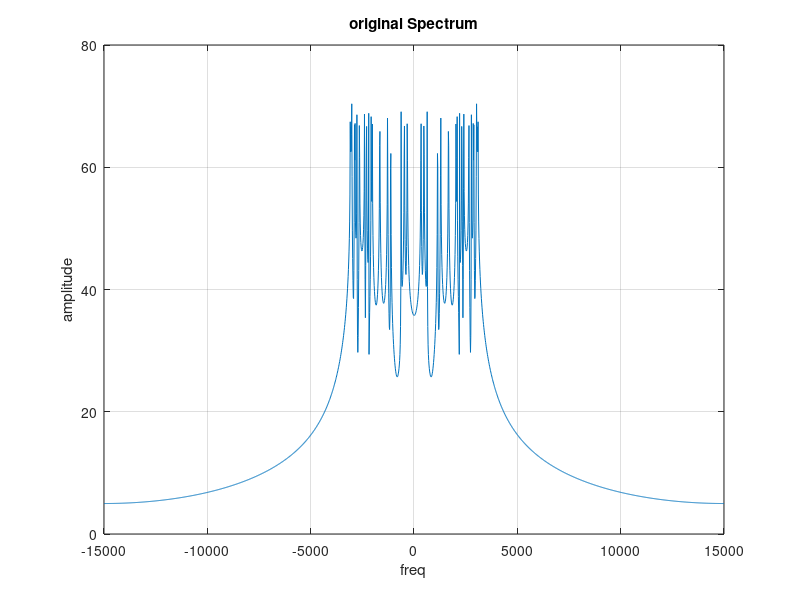
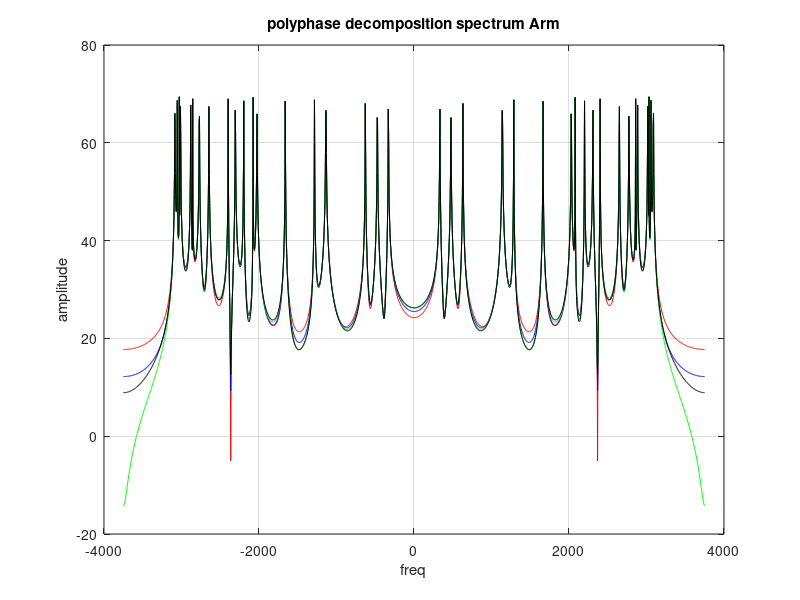

Write MATLAB code to recreate these figures, in order.
clc;
clear all;
close all;
%% 
% -------------------------------------------------------------------------
% Author: Surya Teja Paruchuri
% Date: May 29 2019
% Description: 
%               In this script we examine the spectral characteristics 
%               of individual arm of a polyphase decomposition.
%
% Explantion:   Assume we have a signal x[n] samples at fs;
%               When we decompose it into polyphase channels,
%               each decomposed arm's signal is equivalent to the original
%               signal sampled at the 1/(# of arms)*fs sampling rate.
%               The difference between samples across arms is that samples
%               from ARM-1 are out of phase by 1 samples period wrt.
%               samples from ARM-2 or 2 samples wrt ARM-3 and so on...,
%               As long as the 1/(# of arms)*fs rate is sufficient to hold
%               the complete spectral content, the arms -individually should
%               have same spectral content per magnitude, but phase
%               spectrum would differ by the equivalnet of the # of sample
%               periods when comparing against each other.
% -------------------------------------------------------------------------

%%
% Configuration Parameters
fs = 30e3;
f1 = 200;
f2 = 500;
t = 1:1/fs:10-1/fs;
fft_N = 2048;
P = 37679;
Q = 50000;
freq_scale = -fs/2:fs/(fft_N-1):fs/2;
freq_scale_new = -fs*P/(2*Q):fs*P/((fft_N-1)*Q):fs*P/(2*Q);
windowSize = 1000;
poly_Arms = 4;
colors = ['r','b','g','k','y'];

% GCM Freq Location - AOA=0; MS Direciton = 35; Velocity: 1281; fc=2600;
% MS Angle Spread = 90;
GCM_freq = [
            2646.496554
            2398.072972
            2856.235713
            2076.741862
            3012.736828
            1661.778086
            3085.595585
            1134.553968
            3028.367772
            474.3048087
            2770.251475
            -331.9205617
            2197.995558
            -1284.757542
            1139.862919
            -2305.722183
            -628.8542845
            -3054.842078
            -2880.934258
            -2026.754738];
        
%% Input
x_2Tones = sin(2*pi*f1*t) + sin(2*pi*f2*t);

gcm_x = zeros(1,length(t));
for i=1:20
    gcm_x = gcm_x + sin(2*pi*GCM_freq(i)*t);
end

x = gcm_x;

figure();
fft_x = fftshift(abs(fft(x,fft_N)));
plot(freq_scale, 10*log(fft_x)); grid on;
xlabel('freq'); ylabel('amplitude'); title('original Spectrum');

%% Poly Phase decomposition
if (mod(length(x),poly_Arms) ~= 0)
    display('cannot decompose to requested arms');
else
   x_reshaped = reshape(x,poly_Arms, length(x)/poly_Arms);     
end

fft_arms = [];
%% Uncomment to use correct sampling frequency;
freq_scale_arm = -fs/(2*poly_Arms): fs/(poly_Arms * (fft_N-1)) : fs/(2 * poly_Arms);  

%% Uncomment to use INCORRECT ssampling frequency;
% freq_scale_arm = -fs/(2): fs/((fft_N-1)) : fs/(2);

%% Individual Arm Spectral plots.
figure();
for i = 1: 1: poly_Arms
    fft_arms = [ fft_arms; fftshift(abs(fft(x_reshaped(i,:),fft_N)))];
    plot(freq_scale_arm,10*log(fft_arms(i,:)),colors(mod(i,5)));grid on; hold on;
    xlabel('freq'); ylabel('amplitude'); title('polyphase decomposition spectrum Arm');
end